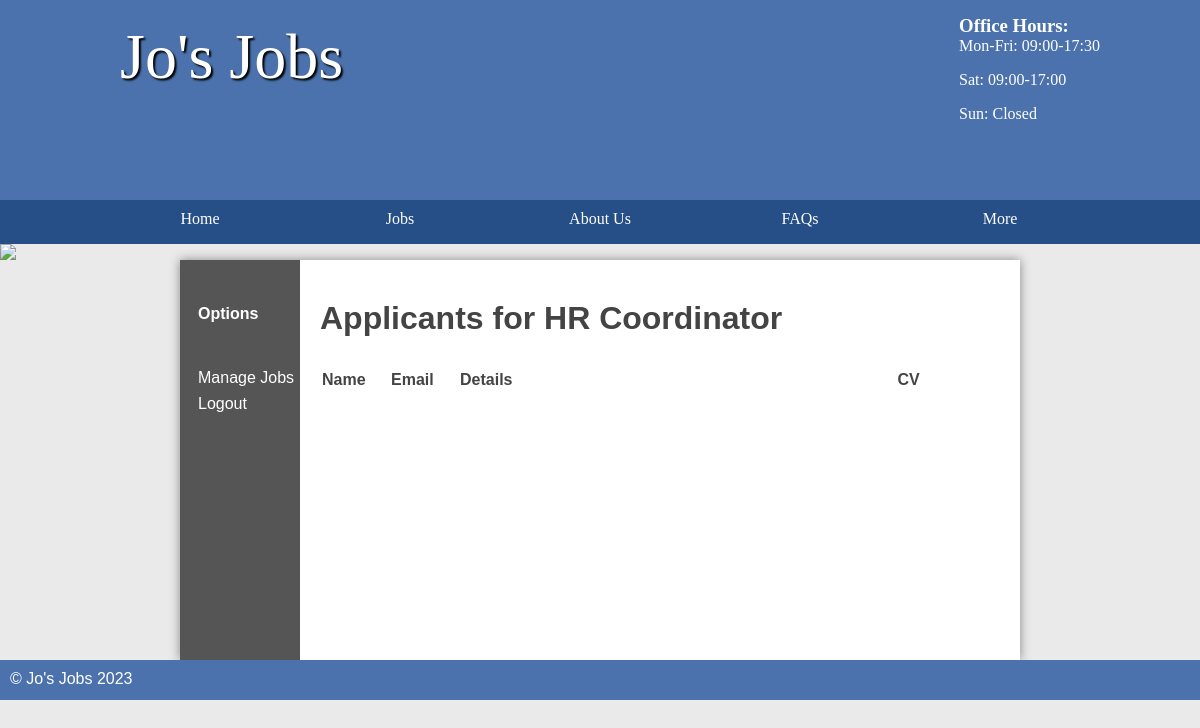
/jobs/public/admin/applicants.php?id=7 (signed in), run on an earlier commit of the app's database.
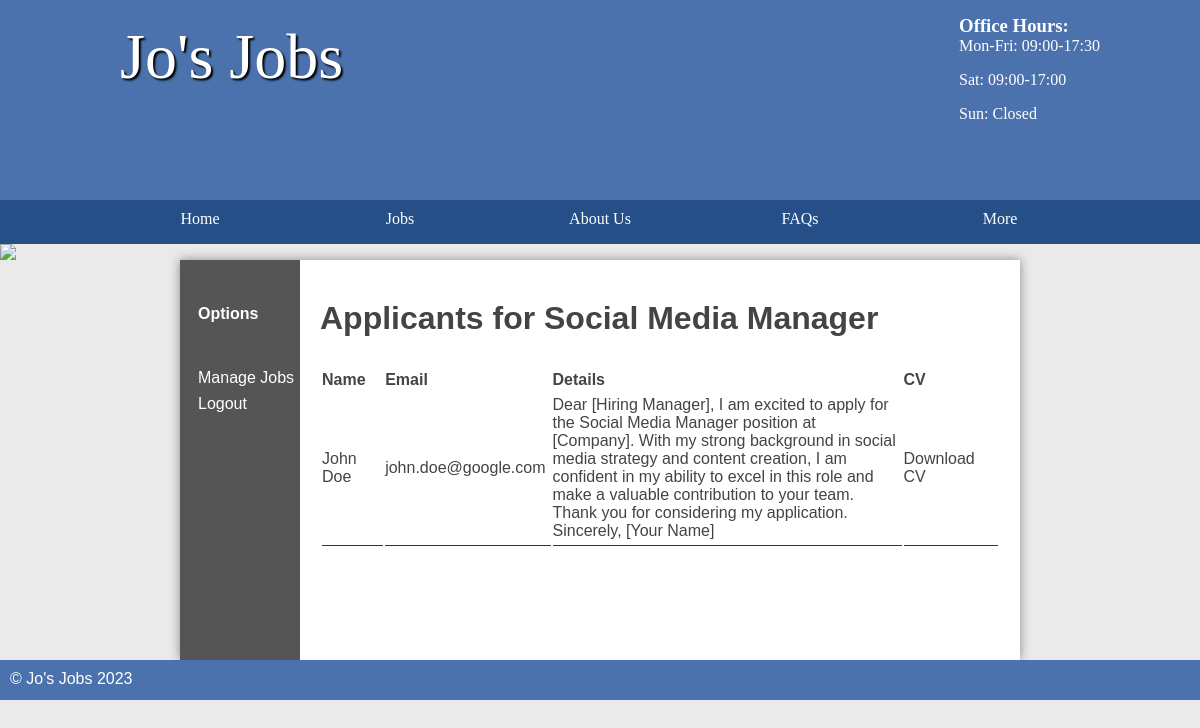
And on a later commit of the database.
### tables this page shows
CREATE TABLE `job` (
  `id` int(11) NOT NULL AUTO_INCREMENT,
  `title` varchar(45) DEFAULT NULL,
  `description` longblob DEFAULT NULL,
  `salary` varchar(45) DEFAULT NULL,
  `closingDate` date DEFAULT NULL,
  `categoryId` int(11) DEFAULT NULL,
  `location` varchar(255) DEFAULT NULL,
  `archived` tinyint(1) DEFAULT 0,
  `accountId` int(11) DEFAULT NULL,
  PRIMARY KEY (`id`)
);

CREATE TABLE `applicant` (
  `id` int(11) NOT NULL AUTO_INCREMENT,
  `name` varchar(45) DEFAULT NULL,
  `email` varchar(45) DEFAULT NULL,
  `details` longblob DEFAULT NULL,
  `jobId` int(11) DEFAULT NULL,
  `cv` varchar(255) DEFAULT NULL,
  PRIMARY KEY (`id`)
);

### jobs/classes/page.php (called while the page is built, shortened)
<?php
class Page {
    public $db;
    public function __construct(Database $db = null) {
        $this->db = $db ?? new Database();
    }
    public function createHead($title = "Home") {
        require (strpos($_SERVER['REQUEST_URI'], '/admin') === 0 ? '../../' : '../') . 'include/top-section.html.php';
    }
    public function isOwnerOrAdmin(int $jobId): bool {
        $job = $this->db->job->select(['id' => $jobId]);
        return true;
    }
}

### jobs/classes/table.php (called while the page is built, shortened)
<?php
class Table {
    private $pdo;
    private $table;
    public function __construct($pdoInstance, $table) {
        $this->pdo = $pdoInstance;
        $this->table = $table;
    }
    public function select(array|string $binds = [], array|string $items = '*') {
        return $this->selector($binds, $items)->fetch();
    }
    public function selectAll(array|string $binds = [], array|string $items = '*'): array {
        return $this->selector($binds, $items)->fetchAll();
    }
    private function combine($binds, $query, $keyword, $debugMode = false): string {
        if (is_string($binds))
            $query .= " $binds ";
        else if (!empty($binds)) {
            $query .= " $keyword ";
            foreach ($binds as $key => $value)
                $query .= is_int($key) ? " $value " : " $key = :$key ";
        }
        return $query;
    }
    private function bindAndExecute($binds, $query, $values = [], $keyword = 'WHERE', $debugMode = false) {
        $query = $this->combine($binds, $query, $keyword, $debugMode);
        $statement = $this->pdo->prepare($query);
        if (is_array($binds))
            foreach ($binds as $key => $value)
                if (!is_int($key))
                    $statement->bindValue($key, $value);
        $statement->execute();
        return $statement;
    }
    private function selector($binds, $items) {
        $query = "SELECT ";
        $query .= "$items FROM $this->table";
        $statement = $this->bindAndExecute($binds, $query);
        return $statement;
    }
}

### jobs/classes/database.php (called while the page is built, shortened)
<?php
class Database extends stdClass {
    public function __construct($user = "student", $password = "student", $dbname = "job", $host = "mysql") {
        $this->pdo = new PDO("mysql:host=$host;dbname=$dbname", $user, $password);
    }
    public function __get($name) {
        return $this->$name;
    }
}

### jobs/public/admin/applicants.php (the view, shortened to what this page needs)
<?php
require_once "../../include/utils.php";
$jobId = $page->requiredParam('id');
$job = $db->job->select(['id' => $jobId]);
$page->isOwnerOrAdmin($jobId) || $page->redirect('jobs.php');
?>
<main class="sidebar">
	<?php include '../../include/leftsection-staff.html.php'; ?>
	<section class="right">
		<h2>Applicants for <?= $job['title']; ?></h2>
		<table>
			<thead>
				<tr>
					<th style="width: 10%">Name</th>
					<th style="width: 10%">Email</th>
					<th style="width: 65%">Details</th>
					<th style="width: 15%">CV</th>
				</tr>
				<?php
				$applicants = $db->applicant->selectAll(['jobId' => $jobId]);
				foreach ($applicants as $applicant) { ?>
					<tr>
						<td><?= $applicant['name']; ?></td>
						<td><?= $applicant['email']; ?></td>
						<td><?= $applicant['details']; ?></td>
						<td><a href="/cvs/<?= $applicant['cv']; ?>">Download CV</a></td>
					</tr>
				<?php } ?>
			</thead>
		</table>
	</section>
</main>
<?php include '../../include/footer.html.php'; ?>

What changed in the data, as far as the page shows it:
changed job: title "HR Coordinator" → "Social Media Manager"
added applicant: name "John Doe", email "john.doe@google.com", details "Dear [Hiring Manager], I am excited to apply for the Social Media Manager position at [Company]. With my strong background in social media strategy and content creation, I am confident in my ability to excel in this role and make a valuable contribution to your team. Thank you for considering my application. Sincerely, [Your Name]"
